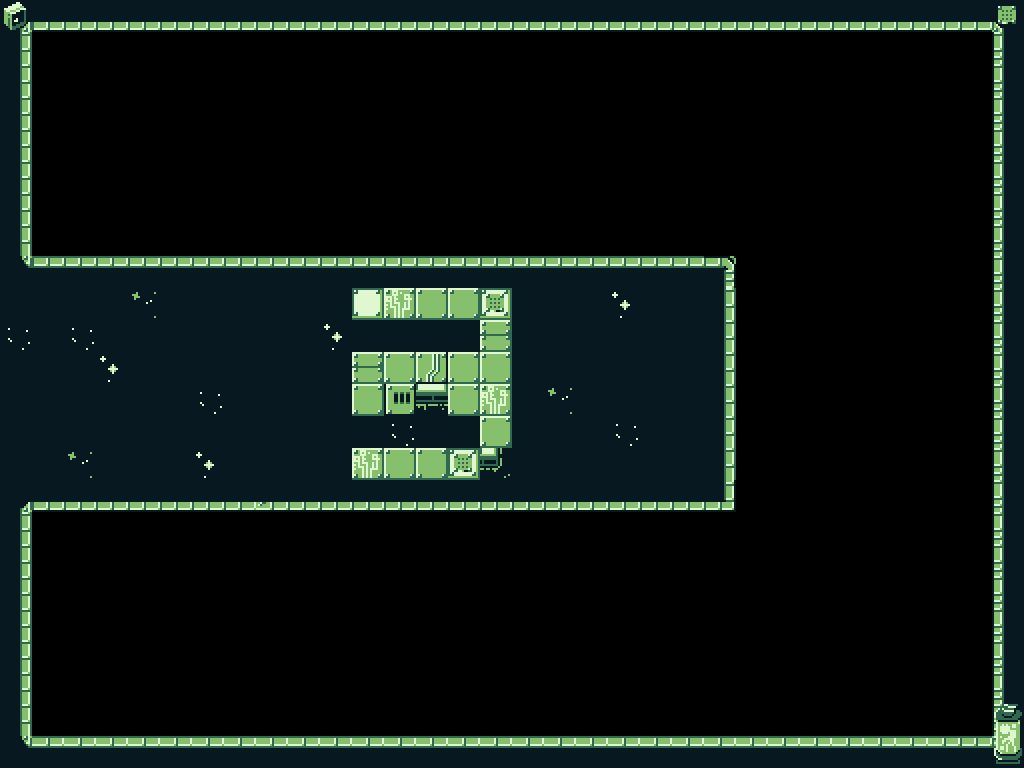

A level layout from a 2D game, rendered from its tile map. Below: a short description, then the map file with its tile-grid data intact:
An orthogonal 32x24 tile map with 32x32 px tiles, 3 tile layers (Wall, decoration, decoration2) and 15 objects.

<map version="1.8" tiledversion="1.8.2" orientation="orthogonal" renderorder="right-down" width="32" height="24" tilewidth="32" tileheight="32" infinite="0" nextlayerid="9" nextobjectid="25">
 <tileset firstgid="1" source="Stage_3.tsx" />
 <layer id="1" name="Wall" width="32" height="24">
  <data encoding="csv">
1,2,2,2,2,2,2,2,2,2,2,2,2,2,2,2,2,2,2,2,2,2,2,3,2,3,2,3,2,3,3,4,
14,0,0,0,0,0,0,0,0,0,0,0,0,0,0,0,0,0,0,0,0,0,0,0,0,0,0,0,0,0,0,17,
27,0,0,0,0,0,0,0,0,0,0,0,0,0,0,0,0,0,0,0,0,0,0,0,0,0,0,0,0,0,0,30,
14,0,0,0,0,0,0,0,0,0,0,0,0,0,0,0,0,0,0,0,0,0,0,0,0,0,0,0,0,0,0,17,
27,0,0,0,0,0,0,0,0,0,0,0,0,0,0,0,0,0,0,0,0,0,0,0,0,0,0,0,0,0,0,30,
14,0,0,0,0,0,0,0,0,0,0,0,0,0,0,0,0,0,0,0,0,0,0,0,0,0,0,0,0,0,0,17,
14,0,0,0,0,0,0,0,0,0,0,0,0,0,0,0,0,0,0,0,0,0,0,0,0,0,0,0,0,0,0,30,
27,0,0,0,0,0,0,0,0,0,0,0,0,0,0,0,0,0,0,0,0,0,0,0,0,0,0,0,0,0,0,17,
40,42,42,42,42,42,42,42,42,42,42,42,42,42,42,42,42,42,42,42,42,42,45,0,0,0,0,0,0,0,0,30,
99,99,99,99,99,99,99,99,99,99,99,99,99,99,99,99,99,99,99,99,99,99,14,0,0,0,0,0,0,0,0,17,
99,99,99,99,99,99,99,99,99,99,99,99,99,99,99,99,99,99,99,99,99,99,27,0,0,0,0,0,0,0,0,17,
99,99,99,102,99,99,99,99,99,99,99,99,99,99,99,99,99,99,99,99,99,99,14,0,0,0,0,0,0,0,0,17,
99,99,99,99,99,99,99,99,99,99,99,99,99,99,99,99,99,99,99,99,99,99,27,0,0,0,0,0,0,0,0,17,
99,99,99,99,99,99,99,99,99,99,99,99,99,99,99,99,99,99,99,99,99,99,14,0,0,0,0,0,0,0,0,17,
99,99,99,99,99,99,99,99,99,99,99,99,99,99,99,99,99,99,99,99,99,99,27,0,0,0,0,0,0,0,0,17,
1,2,2,2,2,2,2,2,2,2,2,2,2,2,2,2,2,2,2,2,2,2,18,0,0,0,0,0,0,0,0,17,
14,0,0,0,0,0,0,0,0,0,0,0,0,0,0,0,0,0,0,0,0,0,0,0,0,0,0,0,0,0,0,17,
27,0,0,0,0,0,0,0,0,0,0,0,0,0,0,0,0,0,0,0,0,0,0,0,0,0,0,0,0,0,0,17,
14,0,0,0,0,0,0,0,0,0,0,0,0,0,0,0,0,0,0,0,0,0,0,0,0,0,0,0,0,0,0,30,
27,0,0,0,0,0,0,0,0,0,0,0,0,0,0,0,0,0,0,0,0,0,0,0,0,0,0,0,0,0,0,17,
14,0,0,0,0,0,0,0,0,0,0,0,0,0,0,0,0,0,0,0,0,0,0,0,0,0,0,0,0,0,0,30,
14,0,0,0,0,0,0,0,0,0,0,0,0,0,0,0,0,0,0,0,0,0,0,0,0,0,0,0,0,0,0,17,
27,0,0,0,0,0,0,0,0,0,0,0,0,0,0,0,0,0,0,0,0,0,0,0,0,0,0,0,0,0,0,30,
40,41,41,41,41,41,41,41,41,41,41,41,41,41,41,41,41,41,41,41,41,41,41,41,41,41,41,41,41,41,42,43
</data>
 </layer>
 <layer id="2" name="decoration" width="32" height="24">
  <data encoding="csv">
0,0,0,0,0,0,0,0,0,0,0,0,0,0,0,0,0,0,0,0,0,0,0,0,0,0,0,0,0,0,0,0,
0,0,0,0,0,0,0,0,0,0,0,0,0,0,0,0,0,0,0,0,0,0,0,0,0,0,0,0,0,0,0,0,
0,0,0,0,0,0,0,0,0,0,0,0,0,0,0,0,0,0,0,0,0,0,0,0,0,0,0,0,0,0,0,0,
0,0,0,0,0,0,0,0,0,0,0,0,0,0,0,0,0,0,0,0,0,0,0,0,0,0,0,0,0,0,0,0,
0,0,0,0,0,0,0,0,0,0,0,0,0,0,0,0,0,0,0,0,0,0,0,0,0,0,0,0,0,0,0,0,
0,0,0,0,0,0,0,0,0,0,0,0,0,0,0,0,0,0,0,0,0,0,0,0,0,0,0,0,0,0,0,0,
0,0,0,0,0,0,0,0,0,0,0,0,0,0,0,0,0,0,0,0,0,0,0,0,0,0,0,0,0,0,0,0,
0,0,0,0,0,0,0,0,0,0,0,0,0,0,0,0,0,0,0,0,0,0,0,0,0,0,0,0,0,0,0,0,
0,0,0,0,0,0,0,0,0,0,0,0,0,0,0,0,0,0,0,0,0,0,0,0,0,0,0,0,0,0,0,0,
0,0,0,0,75,0,0,0,0,0,0,29,12,15,15,29,0,0,0,79,0,0,0,0,0,0,0,0,0,0,0,0,
67,0,67,0,0,0,0,0,0,0,79,0,0,0,0,16,0,0,0,0,0,0,0,0,0,0,0,0,0,0,0,0,
0,0,0,79,0,0,0,0,0,0,0,16,15,31,15,15,0,0,0,0,0,0,0,0,0,0,0,0,0,0,0,0,
0,0,0,0,0,0,67,0,0,0,0,15,32,15,15,12,0,75,0,0,0,0,0,0,0,0,0,0,0,0,0,0,
0,0,0,0,0,0,0,0,0,0,0,0,67,0,0,15,0,0,0,67,0,0,0,0,0,0,0,0,0,0,0,0,
0,0,75,0,0,0,79,0,0,0,0,12,15,15,29,31,0,0,0,0,0,0,0,0,0,0,0,0,0,0,0,0,
0,0,0,0,0,0,0,0,0,9,9,9,9,9,9,9,9,9,0,0,0,0,0,0,0,0,0,0,0,0,0,0,
0,0,0,0,0,0,0,0,0,0,0,0,0,0,0,0,0,0,0,0,0,0,0,0,0,0,0,0,0,0,0,0,
0,0,0,0,0,0,0,0,0,0,0,0,0,0,0,0,0,0,0,0,0,0,0,0,0,0,0,0,0,0,0,0,
0,0,0,0,0,0,0,0,0,0,0,0,0,0,0,0,0,0,0,0,0,0,0,0,0,0,0,0,0,0,0,0,
0,0,0,0,0,0,0,0,0,0,0,0,0,0,0,0,0,0,0,0,0,0,0,0,0,0,0,0,0,0,0,0,
0,0,0,0,0,0,0,0,0,0,0,0,0,0,0,0,0,0,0,0,0,0,0,0,0,0,0,0,0,0,0,0,
0,0,0,0,0,0,0,0,0,0,0,0,0,0,0,0,0,0,0,0,0,0,0,0,0,0,0,0,0,0,0,0,
0,0,0,0,0,0,0,0,0,0,0,0,0,0,0,0,0,0,0,0,0,0,0,0,0,0,0,0,0,0,0,0,
0,0,0,0,0,0,0,0,0,0,0,0,0,0,0,0,0,0,0,0,0,0,0,0,0,0,0,0,0,0,0,0
</data>
 </layer>
 <layer id="3" name="decoration2" width="32" height="24">
  <data encoding="csv">
50,9,9,9,9,9,9,9,9,9,9,9,9,9,9,9,9,9,9,9,9,9,9,9,9,9,9,9,9,9,9,13,
0,0,0,0,0,0,0,0,0,0,0,0,0,0,0,0,0,0,0,0,0,0,0,0,0,0,0,0,0,0,0,0,
0,0,0,0,0,0,0,0,0,0,0,0,0,0,0,0,0,0,0,0,0,0,0,0,0,0,0,0,0,0,0,0,
0,0,0,0,0,0,0,0,0,0,0,0,0,0,0,0,0,0,0,0,0,0,0,0,0,0,0,0,0,0,0,0,
0,0,0,0,0,0,0,0,0,0,0,0,0,0,0,0,0,0,0,0,0,0,0,0,0,0,0,0,0,0,0,0,
0,0,0,0,0,0,0,0,0,0,0,0,0,0,0,0,0,0,0,0,0,0,0,0,0,0,0,0,0,0,0,0,
0,0,0,0,0,0,0,0,0,0,0,0,0,0,0,0,0,0,0,0,0,0,0,0,0,0,0,0,0,0,0,0,
0,0,0,0,0,0,0,0,0,0,0,0,0,0,0,0,0,0,0,0,0,0,0,0,0,0,0,0,0,0,0,0,
0,0,0,0,0,0,0,0,0,0,0,0,0,0,0,0,0,0,0,0,0,0,0,0,0,0,0,0,0,0,0,0,
0,0,0,0,0,0,0,0,0,0,0,0,0,0,0,13,0,0,0,0,0,0,0,0,0,0,0,0,0,0,0,0,
0,0,0,0,0,0,0,0,0,0,0,0,0,0,0,0,0,0,0,0,0,0,0,0,0,0,0,0,0,0,0,0,
0,0,0,0,0,0,0,0,0,0,0,0,0,0,0,0,0,0,0,0,0,0,0,0,0,0,0,0,0,0,0,0,
0,0,0,0,0,0,0,0,0,0,0,0,0,69,0,0,0,0,0,0,0,0,0,0,0,0,0,0,0,0,0,0,
0,0,0,0,0,0,0,0,0,0,0,0,0,0,0,0,0,0,0,0,0,0,0,0,0,0,0,0,0,0,0,0,
0,0,0,0,0,0,0,0,0,0,0,0,0,0,13,70,0,0,0,0,0,0,0,0,0,0,0,0,0,0,0,0,
0,9,9,9,9,9,9,9,0,0,0,0,0,0,0,0,0,9,9,9,9,9,0,0,0,0,0,0,0,0,0,0,
0,0,0,0,0,0,0,0,0,0,0,0,0,0,0,0,0,0,0,0,0,0,0,0,0,0,0,0,0,0,0,0,
0,0,0,0,0,0,0,0,0,0,0,0,0,0,0,0,0,0,0,0,0,0,0,0,0,0,0,0,0,0,0,0,
0,0,0,0,0,0,0,0,0,0,0,0,0,0,0,0,0,0,0,0,0,0,0,0,0,0,0,0,0,0,0,0,
0,0,0,0,0,0,0,0,0,0,0,0,0,0,0,0,0,0,0,0,0,0,0,0,0,0,0,0,0,0,0,0,
0,0,0,0,0,0,0,0,0,0,0,0,0,0,0,0,0,0,0,0,0,0,0,0,0,0,0,0,0,0,0,0,
0,0,0,0,0,0,0,0,0,0,0,0,0,0,0,0,0,0,0,0,0,0,0,0,0,0,0,0,0,0,0,0,
0,0,0,0,0,0,0,0,0,0,0,0,0,0,0,0,0,0,0,0,0,0,0,0,0,0,0,0,0,0,0,24,
0,0,0,0,0,0,0,0,0,0,0,0,0,0,0,0,0,0,0,0,0,0,0,0,0,0,0,0,0,0,0,37
</data>
 </layer>
 <objectgroup id="4" name="Col">
  <object id="1" x="1.33333" y="-4" width="1021.33" height="36" />
  <object id="2" x="0" y="-4" width="30.6667" height="773.333" />
  <object id="3" x="992" y="0" width="30.6667" height="772" />
  <object id="6" x="1.33333" y="734.667" width="1032" height="32" />
  <object id="7" x="92" y="862.667" />
  <object id="8" x="0" y="258.667" width="733.333" height="252" />
  <object id="9" x="1252" y="550.667" />
 </objectgroup>
 <objectgroup id="8" name="fall">
  <object id="20" x="770.919" y="29.8035" width="63.5809" height="231.474" />
  <object id="21" x="282.14" y="511.627" width="68.5481" height="226.507" />
  <object id="23" x="733.167" y="253.33" width="101.332" height="67.5547" />
 </objectgroup>
 <objectgroup id="7" name="jump">
  <object id="16" x="384" y="26.6667" width="66.6667" height="233.333" />
  <object id="17" x="673.333" y="509.333" width="61.3333" height="225.333" />
  <object id="19" x="440" y="-30.6667" width="1.33333" height="2.66667" />
 </objectgroup>
 <objectgroup id="6" name="abyssCol">
  <object id="13" x="452" y="25.9998" width="218.667" height="242.667" />
  <object id="14" x="449.333" y="511.333" width="224" height="222.667" />
 </objectgroup>
</map>
